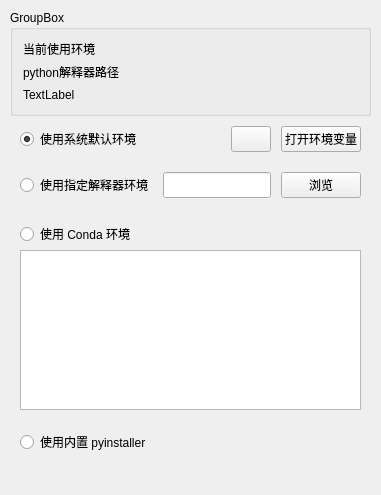
             <widget class="QWidget" name="tab_env">
              <attribute name="title">
               <string>运行环境</string>
              </attribute>
              <layout class="QVBoxLayout" name="verticalLayout_5">
               <property name="spacing">
                <number>0</number>
               </property>
               <property name="leftMargin">
                <number>10</number>
               </property>
               <property name="topMargin">
                <number>10</number>
               </property>
               <property name="rightMargin">
                <number>10</number>
               </property>
               <property name="bottomMargin">
                <number>10</number>
               </property>
               <item>
                <widget class="QGroupBox" name="groupBox_env_page_setting_env">
                 <property name="sizePolicy">
                  <sizepolicy hsizetype="Expanding" vsizetype="Expanding">
                   <horstretch>0</horstretch>
                   <verstretch>50</verstretch>
                  </sizepolicy>
                 </property>
                 <property name="title">
                  <string>GroupBox</string>
                 </property>
                 <layout class="QHBoxLayout" name="horizontalLayout_32">
                  <property name="spacing">
                   <number>10</number>
                  </property>
                  <property name="leftMargin">
                   <number>10</number>
                  </property>
                  <property name="topMargin">
                   <number>10</number>
                  </property>
                  <property name="rightMargin">
                   <number>10</number>
                  </property>
                  <property name="bottomMargin">
                   <number>10</number>
                  </property>
                  <item>
                   <widget class="QWidget" name="widget_26" native="true">
                    <property name="sizePolicy">
                     <sizepolicy hsizetype="Expanding" vsizetype="Expanding">
                      <horstretch>100</horstretch>
                      <verstretch>0</verstretch>
                     </sizepolicy>
                    </property>
                    <layout class="QGridLayout" name="gridLayout_10" columnstretch="30,100">
                     <property name="leftMargin">
                      <number>0</number>
                     </property>
                     <property name="topMargin">
                      <number>0</number>
                     </property>
                     <property name="rightMargin">
                      <number>0</number>
                     </property>
                     <property name="bottomMargin">
                      <number>0</number>
                     </property>
                     <property name="horizontalSpacing">
                      <number>0</number>
                     </property>
                     <property name="verticalSpacing">
                      <number>5</number>
                     </property>
                     <item row="2" column="0">
                      <widget class="QLabel" name="lb_env_current_pyinstaller_path_title_page_setting_env">
                       <property name="sizePolicy">
                        <sizepolicy hsizetype="Expanding" vsizetype="Expanding">
                         <horstretch>30</horstretch>
                         <verstretch>0</verstretch>
                        </sizepolicy>
                       </property>
                       <property name="text">
                        <string>TextLabel</string>
                       </property>
                      </widget>
                     </item>
                     <item row="1" column="1">
                      <widget class="QLabel" name="lb_env_current_path_page_setting_env">
                       <property name="sizePolicy">
                        <sizepolicy hsizetype="Expanding" vsizetype="Expanding">
                         <horstretch>100</horstretch>
                         <verstretch>0</verstretch>
                        </sizepolicy>
                       </property>
                       <property name="text">
                        <string/>
                       </property>
                      </widget>
                     </item>
                     <item row="1" column="0">
                      <widget class="QLabel" name="lb_env_current_path_title_page_setting_env">
                       <property name="sizePolicy">
                        <sizepolicy hsizetype="Expanding" vsizetype="Expanding">
                         <horstretch>30</horstretch>
                         <verstretch>0</verstretch>
                        </sizepolicy>
                       </property>
                       <property name="text">
                        <string>python解释器路径</string>
                       </property>
                      </widget>
                     </item>
                     <item row="2" column="1">
                      <widget class="QLabel" name="lb_env_current_pyinstaller_path_page_setting_env">
                       <property name="sizePolicy">
                        <sizepolicy hsizetype="Expanding" vsizetype="Expanding">
                         <horstretch>100</horstretch>
                         <verstretch>0</verstretch>
                        </sizepolicy>
                       </property>
                       <property name="text">
                        <string/>
                       </property>
                      </widget>
                     </item>
                     <item row="0" column="1">
                      <widget class="QLabel" name="lb_env_current_name_page_setting_env">
                       <property name="sizePolicy">
                        <sizepolicy hsizetype="Expanding" vsizetype="Expanding">
                         <horstretch>100</horstretch>
                         <verstretch>0</verstretch>
                        </sizepolicy>
                       </property>
                       <property name="text">
                        <string/>
                       </property>
                      </widget>
                     </item>
                     <item row="0" column="0">
                      <widget class="QLabel" name="lb_env_current_title_page_setting_env">
                       <property name="sizePolicy">
                        <sizepolicy hsizetype="Expanding" vsizetype="Expanding">
                         <horstretch>40</horstretch>
                         <verstretch>0</verstretch>
                        </sizepolicy>
                       </property>
                       <property name="text">
                        <string>当前使用环境</string>
                       </property>
                      </widget>
                     </item>
                    </layout>
                   </widget>
                  </item>
                  <item>
                   <widget class="QLabel" name="lb_env_current_check_install_page_setting_env">
                    <property name="sizePolicy">
                     <sizepolicy hsizetype="Expanding" vsizetype="Expanding">
                      <horstretch>15</horstretch>
                      <verstretch>0</verstretch>
                     </sizepolicy>
                    </property>
                    <property name="text">
                     <string/>
                    </property>
                    <property name="alignment">
                     <set>Qt::AlignCenter</set>
                    </property>
                   </widget>
                  </item>
                 </layout>
                </widget>
               </item>
               <item>
                <widget class="QWidget" name="wdg_env_sys" native="true">
                 <property name="sizePolicy">
                  <sizepolicy hsizetype="Expanding" vsizetype="Expanding">
                   <horstretch>0</horstretch>
                   <verstretch>20</verstretch>
                  </sizepolicy>
                 </property>
                 <property name="wdg_group" stdset="0">
                  <string>area_widget</string>
                 </property>
                 <layout class="QHBoxLayout" name="horizontalLayout_30">
                  <property name="spacing">
                   <number>10</number>
                  </property>
                  <property name="leftMargin">
                   <number>10</number>
                  </property>
                  <property name="topMargin">
                   <number>10</number>
                  </property>
                  <property name="rightMargin">
                   <number>10</number>
                  </property>
                  <property name="bottomMargin">
                   <number>10</number>
                  </property>
                  <item>
                   <widget class="QRadioButton" name="rb_env_sys">
                    <property name="sizePolicy">
                     <sizepolicy hsizetype="Expanding" vsizetype="Expanding">
                      <horstretch>30</horstretch>
                      <verstretch>0</verstretch>
                     </sizepolicy>
                    </property>
                    <property name="cursor">
                     <cursorShape>PointingHandCursor</cursorShape>
                    </property>
                    <property name="text">
                     <string>使用系统默认环境</string>
                    </property>
                    <property name="checked">
                     <bool>true</bool>
                    </property>
                   </widget>
                  </item>
                  <item>
                   <widget class="QLabel" name="lb_env_sys_path_page_setting_env">
                    <property name="sizePolicy">
                     <sizepolicy hsizetype="Expanding" vsizetype="Expanding">
                      <horstretch>100</horstretch>
                      <verstretch>0</verstretch>
                     </sizepolicy>
                    </property>
                    <property name="text">
                     <string/>
                    </property>
                   </widget>
                  </item>
                  <item>
                   <widget class="QPushButton" name="pb_refresh_sys_env">
                    <property name="sizePolicy">
                     <sizepolicy hsizetype="Expanding" vsizetype="Expanding">
                      <horstretch>0</horstretch>
                      <verstretch>0</verstretch>
                     </sizepolicy>
                    </property>
                    <property name="cursor">
                     <cursorShape>PointingHandCursor</cursorShape>
                    </property>
                    <property name="text">
                     <string/>
                    </property>
                   </widget>
                  </item>
                  <item>
                   <widget class="QPushButton" name="pb_env_sys_edit_page_setting_env">
                    <property name="sizePolicy">
                     <sizepolicy hsizetype="Expanding" vsizetype="Expanding">
                      <horstretch>20</horstretch>
                      <verstretch>0</verstretch>
                     </sizepolicy>
                    </property>
                    <property name="cursor">
                     <cursorShape>PointingHandCursor</cursorShape>
                    </property>
                    <property name="text">
                     <string>打开环境变量</string>
                    </property>
                   </widget>
                  </item>
                 </layout>
                </widget>
               </item>
               <item>
                <widget class="QWidget" name="wdg_env_specified" native="true">
                 <property name="sizePolicy">
                  <sizepolicy hsizetype="Expanding" vsizetype="Expanding">
                   <horstretch>0</horstretch>
                   <verstretch>20</verstretch>
                  </sizepolicy>
                 </property>
                 <property name="wdg_group" stdset="0">
                  <string>area_widget</string>
                 </property>
                 <layout class="QHBoxLayout" name="horizontalLayout_19">
                  <property name="spacing">
                   <number>10</number>
                  </property>
                  <property name="leftMargin">
                   <number>10</number>
                  </property>
                  <property name="topMargin">
                   <number>10</number>
                  </property>
                  <property name="rightMargin">
                   <number>10</number>
                  </property>
                  <property name="bottomMargin">
                   <number>10</number>
                  </property>
                  <item>
                   <widget class="QRadioButton" name="rb_env_specified">
                    <property name="sizePolicy">
                     <sizepolicy hsizetype="Expanding" vsizetype="Expanding">
                      <horstretch>30</horstretch>
                      <verstretch>0</verstretch>
                     </sizepolicy>
                    </property>
                    <property name="cursor">
                     <cursorShape>PointingHandCursor</cursorShape>
                    </property>
                    <property name="text">
                     <string>使用指定解释器环境</string>
                    </property>
                   </widget>
                  </item>
                  <item>
                   <widget class="QLineEdit" name="le_env_specified_path_page_setting_env">
                    <property name="sizePolicy">
                     <sizepolicy hsizetype="Expanding" vsizetype="Expanding">
                      <horstretch>100</horstretch>
                      <verstretch>0</verstretch>
                     </sizepolicy>
                    </property>
                   </widget>
                  </item>
                  <item>
                   <widget class="QPushButton" name="pb_env_specified_browser_page_setting_env">
                    <property name="sizePolicy">
                     <sizepolicy hsizetype="Expanding" vsizetype="Expanding">
                      <horstretch>20</horstretch>
                      <verstretch>0</verstretch>
                     </sizepolicy>
                    </property>
                    <property name="cursor">
                     <cursorShape>PointingHandCursor</cursorShape>
                    </property>
                    <property name="text">
                     <string>浏览</string>
                    </property>
                   </widget>
                  </item>
                 </layout>
                </widget>
               </item>
               <item>
                <widget class="QWidget" name="wdg_env_conda" native="true">
                 <property name="sizePolicy">
                  <sizepolicy hsizetype="Expanding" vsizetype="Expanding">
                   <horstretch>0</horstretch>
                   <verstretch>100</verstretch>
                  </sizepolicy>
                 </property>
                 <property name="wdg_group" stdset="0">
                  <string>area_widget</string>
                 </property>
                 <layout class="QVBoxLayout" name="verticalLayout_27">
                  <property name="spacing">
                   <number>0</number>
                  </property>
                  <property name="leftMargin">
                   <number>10</number>
                  </property>
                  <property name="topMargin">
                   <number>10</number>
                  </property>
                  <property name="rightMargin">
                   <number>10</number>
                  </property>
                  <property name="bottomMargin">
                   <number>10</number>
                  </property>
                  <item>
                   <widget class="QWidget" name="widget_51" native="true">
                    <property name="sizePolicy">
                     <sizepolicy hsizetype="Expanding" vsizetype="Expanding">
                      <horstretch>0</horstretch>
                      <verstretch>20</verstretch>
                     </sizepolicy>
                    </property>
                    <layout class="QHBoxLayout" name="horizontalLayout_35">
                     <property name="spacing">
                      <number>10</number>
                     </property>
                     <property name="leftMargin">
                      <number>0</number>
                     </property>
                     <property name="topMargin">
                      <number>0</number>
                     </property>
                     <property name="rightMargin">
                      <number>0</number>
                     </property>
                     <property name="bottomMargin">
                      <number>0</number>
                     </property>
                     <item>
                      <widget class="QRadioButton" name="rb_env_conda">
                       <property name="sizePolicy">
                        <sizepolicy hsizetype="Expanding" vsizetype="Expanding">
                         <horstretch>30</horstretch>
                         <verstretch>0</verstretch>
                        </sizepolicy>
                       </property>
                       <property name="cursor">
                        <cursorShape>PointingHandCursor</cursorShape>
                       </property>
                       <property name="text">
                        <string>使用 Conda 环境</string>
                       </property>
                      </widget>
                     </item>
                    </layout>
                   </widget>
                  </item>
                  <item>
                   <widget class="QTableWidget" name="tbwdg_env_conda">
                    <property name="sizePolicy">
                     <sizepolicy hsizetype="Expanding" vsizetype="Expanding">
                      <horstretch>0</horstretch>
                      <verstretch>100</verstretch>
                     </sizepolicy>
                    </property>
                   </widget>
                  </item>
                 </layout>
                </widget>
               </item>
               <item>
                <widget class="QWidget" name="wdg_env_builtin" native="true">
                 <property name="sizePolicy">
                  <sizepolicy hsizetype="Expanding" vsizetype="Expanding">
                   <horstretch>0</horstretch>
                   <verstretch>20</verstretch>
                  </sizepolicy>
                 </property>
                 <property name="wdg_group" stdset="0">
                  <string>area_widget</string>
                 </property>
                 <layout class="QHBoxLayout" name="horizontalLayout_38">
                  <property name="spacing">
                   <number>10</number>
                  </property>
                  <property name="leftMargin">
                   <number>10</number>
                  </property>
                  <property name="topMargin">
                   <number>10</number>
                  </property>
                  <property name="rightMargin">
                   <number>10</number>
                  </property>
                  <property name="bottomMargin">
                   <number>10</number>
                  </property>
                  <item>
                   <widget class="QRadioButton" name="rb_env_builtin">
                    <property name="sizePolicy">
                     <sizepolicy hsizetype="Expanding" vsizetype="Expanding">
                      <horstretch>10</horstretch>
                      <verstretch>0</verstretch>
                     </sizepolicy>
                    </property>
                    <property name="cursor">
                     <cursorShape>PointingHandCursor</cursorShape>
                    </property>
                    <property name="text">
                     <string>使用内置 pyinstaller</string>
                    </property>
                   </widget>
                  </item>
                 </layout>
                </widget>
               </item>
               <item>
                <widget class="QWidget" name="widget_35" native="true">
                 <property name="sizePolicy">
                  <sizepolicy hsizetype="Expanding" vsizetype="Expanding">
                   <horstretch>0</horstretch>
                   <verstretch>10</verstretch>
                  </sizepolicy>
                 </property>
                </widget>
               </item>
              </layout>
             </widget>
